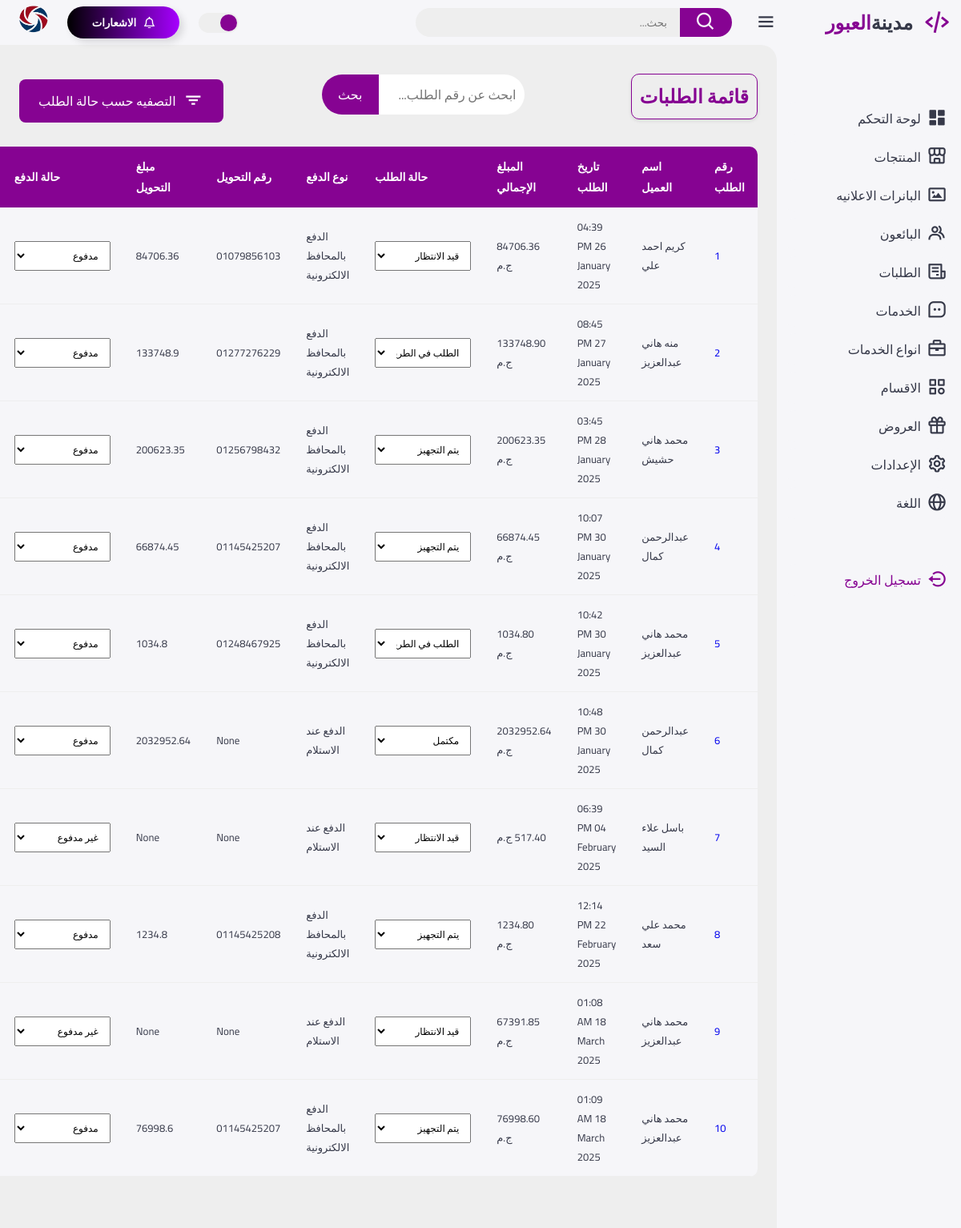
Page /Orders on the committed database.
### appobourcity/models.py (models this page shows, shortened)
class Order(db.Model):
    __tablename__ = 'orders'
    order_id = db.Column(db.Integer, primary_key=True)
    customer_name = db.Column(db.String(255), nullable=False)
    phone = db.Column(db.String(50), nullable=False)
    order_date = db.Column(db.DateTime, default=datetime.now)
    order_status = db.Column(db.String(50), default='pending')  # حالة الطلب
    total_amount = db.Column(db.Float, nullable=False)
    payment_method = db.Column(db.String(50), nullable=False)
    payment_status = db.Column(db.Boolean, default=False)  # حالة الدفع
    latitude = db.Column(db.Float, nullable=True)
    longitude = db.Column(db.Float, nullable=True)
    payment_price = db.Column(db.Float, nullable=False)
    payment_phone = db.Column(db.String(50), nullable=False)
    details = db.relationship('OrderDetail', backref='order', cascade='all, delete-orphan')

### appobourcity/routes.py (the view)
@app.route('/Orders')
def Orders():
    orders = Order.query.all()
    db.session.query(Order).filter(Order.payment_status == 1).update({Order.payment_price: Order.total_amount})
    db.session.commit()
    return render_template('Orders.html' , orders=orders)

### appobourcity/__init__.py (called while the page is built)
@app.before_request
def enable_foreign_keys():
    db.session.execute(text('PRAGMA foreign_keys = ON;'))

### appobourcity/templates/Orders.html (shortened to what this page needs)
<!DOCTYPE html>
<html lang="ar">
<head>
    <link href='https://unpkg.com/boxicons@2.1.4/css/boxicons.min.css' rel='stylesheet'>
    <link href="https://cdn.jsdelivr.net/npm/boxicons@latest/css/boxicons.min.css" rel="stylesheet">
    <link rel="stylesheet" href="static/css/style.css">
    <link rel="stylesheet" href="static/css/orders.css">
<body>
<div class="sidebar">
    <a href="dashboard.html" class="logo">
        <i class='bx bx-code-alt'></i>
        <div class="logo-name"><span>مدينة</span>العبور</div>
    </a>
    <ul class="side-menu">
        <li><a href="/dashboard"><i class='bx bxs-dashboard'></i>لوحة التحكم</a></li>
        <li><a href="/products"><i class='bx bx-store-alt'></i>المنتجات</a></li>
        <li><a href="/banner"><i class='bx bx-image'></i>البانرات الاعلانيه</a></li>
        <li><a href="/sellers"><i class='bx bx-group'></i>البائعون</a></li>
        <li><a href="/Orders"><i class='bx bx-receipt'></i>الطلبات</a></li>
        <li><a href="/services"><i class='bx bx-message-square-dots'></i>الخدمات</a></li>
        <li><a href="/Types_of_services"><i class="bx bx-briefcase"></i>انواع الخدمات</a></li>
        <li><a href="/category"><i class='bx bx-category'></i>الاقسام</a></li>
        <li><a href="/offers_admin"><i class='bx bx-gift'></i>العروض</a></li>
        <li><a href="/settings"><i class='bx bx-cog'></i>الإعدادات</a></li>
        <li><a href="#" id="language-toggle"><i class='bx bx-globe'></i>اللغة</a></li>
    </ul>
    <ul class="side-menu">
        <li>
            <a href="admin.html" class="logout">
                <i class='bx bx-log-out-circle'></i>
                تسجيل الخروج
            </a>
        </li>
    </ul>
</div>
    <div class="content">
        <nav>
            <i class='bx bx-menu'></i>
            <form action="#">
                <div class="form-input" style="direction: rtl; display: flex; align-items: center;">
                    <button class="search-btn" type="submit" style="margin-right: 5px;"><i class='bx bx-search'></i></button>
                    <input type="search" placeholder="بحث..." style="text-align: right;">
                </div>
            </form>
            <label for="theme-toggle" class="theme-toggle"></label>
<a href="/notifications">
    <button class="button">
        الاشعارات
    </button>
</a>
            <a href="settings.html" class="profile">
                <img src="images/logo.png" alt="الملف الشخصي">
            </a>
        </nav>
        <main class="orders-page">
            <div class="header">
                <h2>قائمة الطلبات</h2>
                <div class="search-box">
                    <input
                        type="text"
                        id="orderSearch"
                        class="search-input"
                        placeholder="ابحث عن رقم الطلب..."
                        onkeyup="filterOrdersByOrderNumber()">
                    <button id="searchOrderButton" class="search-button" onclick="filterOrdersByOrderNumber()">بحث</button>
                </div>
                <div class="dropdown">
                    <button class="dropdown-button">
                        <i class='bx bx-filter'></i> التصفيه حسب حالة الطلب
                    </button>
                </div>
            </div>
            <div class="product-list-box">
                <table class="orders-table" id="ordersTable">
                    <thead>
                        <tr>
                            <th>رقم الطلب</th>
                            <th>اسم العميل</th>
                            <th>تاريخ الطلب</th>
                            <th>المبلغ الإجمالي</th>
                            <th>حالة الطلب</th>
                            <th>نوع الدفع</th>
                            <th>رقم التحويل</th>
                            <th>مبلغ التحويل</th>
                            <th>حالة الدفع</th>
                        </tr>
                    </thead>
                    <tbody>
                        {% for orders in orders %}
                        <tr class="order-row" data-status="{{ orders.order_status }}">
                            <td><a href="{{ url_for('order_details_admin', order_id=orders.order_id) }}" class="order-link">{{ orders.order_id }}</a></td>
                            <td>{{ orders.customer_name }}</td>
                            <td>{{ orders.order_date.strftime('%I:%M %p %d %B %Y') }}</td>
                            <td>{{ "%.2f"|format(orders.total_amount) }} ج.م</td>
                            <td>
                                <div class="form-group">
                                    <select id="order-status-select-{{ orders.order_id }}"
                                            class="form-control small-select"
                                            onchange="updateOrderStatus({{ orders.order_id }}, this.value)">
                                        <option class="badge badge-pending" value="pending" {% if orders.order_status == 'pending' %}selected{% endif %}>قيد الانتظار</option>
                                        <option class="badge badge-approved" value="approved" {% if orders.order_status == 'approved' %}selected{% endif %}>مكتمل</option>
                                        <option class="badge badge-startpreper" value="startpreper" {% if orders.order_status == 'startpreper' %}selected{% endif %}>يتم التجهيز</option>
                                        <option class="badge badge-onroad" value="onroad" {% if orders.order_status == 'onroad' %}selected{% endif %}>الطلب في الطريق</option>
                                    </select>
                                </div>
                            </td>
                            <td>
                                {% if orders.payment_method == 'online' %}
                                    الدفع بالمحافظ الالكترونية
                                {% elif orders.payment_method == 'cod' %}
                                    الدفع عند الاستلام
                                {% endif %}
                            </td>
                            <td>{{ orders.payment_phone }}</td>
                            <td>{{ orders.payment_price }}</td>
                            <td>
                                <div class="form-group">
                                    <select id="payment-status-select-{{ orders.order_id }}"
                                            class="form-control small-select"
                                            onchange="updatePaymentStatus({{ orders.order_id }}, this.value)">
                                        <option class="badge badge-paid" value="paid" {% if orders.payment_status %}selected{% endif %}>مدفوع</option>
                                        <option class="badge badge-unpaid" value="unpaid" {% if not orders.payment_status %}selected{% endif %}>غير مدفوع</option>
                                    </select>
                                </div>
                            </td>
                        </tr>
                        {% endfor %}
                    </tbody>
                </table>
            </div>
        </main>
    </div>
</body>
</html>

### appobourcity/static/css/style.css (style rules this page uses)
:root { --light: #f6f6f9; --primary: #860392; --light-primary: #2E073F; --grey: #eee; --dark-grey: #860392; --dark: #363949; --danger: #860392; --light-danger: #FECDD3; --warning: #FBC02D; --light-warning: #FFF2C6; --success: #860392; --light-success: #a600ff; }
* { margin: 0; padding: 0; box-sizing: border-box; font-family: 'Cairo', sans-serif; }
.bx { font-size: 1.7rem; }
a { text-decoration: none; }
li { list-style: none; }
html { overflow-x: hidden; }
body { background: var(--grey); overflow-x: hidden; direction: rtl; }
.sidebar { position: fixed; top: 0; right: 0; background: var(--light); width: 230px; height: 100%; z-index: 2000; overflow-x: hidden; scrollbar-width: none; transition: all 0.3s ease; }
.sidebar .logo { font-size: 24px; font-weight: 700; height: 56px; display: flex; align-items: center; color: var(--primary); z-index: 500; padding-bottom: 20px; box-sizing: content-box; }
.sidebar .logo .logo-name span { color: var(--dark); }
.sidebar .logo .bx { min-width: 60px; display: flex; justify-content: center; font-size: 2.2rem; }
.sidebar .side-menu { width: 100%; margin-top: 48px; }
.sidebar .side-menu li { height: 48px; background: transparent; margin-right: 6px; border-radius: 48px 0 0 48px; padding: 4px; }
.sidebar .side-menu li a { width: 100%; height: 100%; background: var(--light); display: flex; align-items: center; border-radius: 48px; font-size: 16px; color: var(--dark); white-space: nowrap; overflow-x: hidden; transition: all 0.3s ease; }
.sidebar .side-menu li a .bx { min-width: calc(60px - ((4px + 6px) * 2)); display: flex; font-size: 1.6rem; justify-content: center; }
.sidebar .side-menu li a.logout { color: var(--danger); }
.content { position: relative; width: calc(100% - 230px); right: 230px; transition: all 0.3s ease; }
.content nav { height: 56px; background: var(--light); padding: 0 0 0 24px; display: flex; align-items: center; grid-gap: 24px; position: sticky; top: 0; right: 0; z-index: 1000; }
.content nav::before { content: ""; position: absolute; width: 40px; height: 40px; bottom: -40px; right: 0; border-radius: 50%; box-shadow: 20px -20px 0 var(--light); }
.content nav a { color: var(--dark); }
.content nav .bx.bx-menu { cursor: pointer; color: var(--dark); }
.content nav form { max-width: 400px; width: 100%; margin-left: auto; }
.content nav form .form-input { display: flex; align-items: center; height: 36px; }
.content nav form .form-input input { flex-grow: 1; padding: 0 16px; height: 100%; border: none; background: var(--grey); border-radius: 36px 0 0 36px; outline: none; width: 100%; color: var(--dark); }
.content nav form .form-input button { width: 80px; height: 100%; display: flex; justify-content: center; align-items: center; background: var(--primary); color: var(--light); font-size: 18px; border: none; outline: none; border-radius: 0 36px 36px 0; cursor: pointer; }
.content nav .profile img { width: 36px; height: 36px; object-fit: cover; border-radius: 50%; }
.content nav .theme-toggle { display: block; min-width: 50px; height: 25px; background: var(--grey); cursor: pointer; position: relative; border-radius: 25px; }
.content nav .theme-toggle::before { content: ""; position: absolute; top: 2px; right: 2px; bottom: 2px; width: calc(25px - 4px); background: var(--primary); border-radius: 50%; transition: all 0.3s ease; }
.content main { width: 100%; padding: 36px 24px; max-height: calc(100vh - 56px); }
.content main .header { display: flex; align-items: center; justify-content: space-between; grid-gap: 16px; flex-wrap: wrap; }
.button { width: 140px; height: 40px; display: flex; align-items: center; justify-content: center; gap: 10px; background: linear-gradient(to left,#a600ff,#000000); border-radius: 30px; color: rgb(255, 255, 255); font-weight: 600; border: none; position: relative; cursor: pointer; transition-duration: .2s; box-shadow: 5px 5px 10px rgba(0, 0, 0, 0.116); }
.bell { width: 13px; }
.theme-toggle { position: relative; display: inline-block; width: 50px; height: 28px; }

### appobourcity/templates/Orders.html (style rules this page uses)
.search-box { display: flex; align-items: center; margin-bottom: 15px; }
.search-input { padding: 10px; width: 100%; max-width: 400px; font-size: 16px; border: #ccc; border-radius: 0px 80px 80px 0px; margin-right: 10px; }
.search-button { padding: 10px 20px; background-color: #860392; color: white; border: none; border-radius: 80px 0px 0px 80px; cursor: pointer; font-size: 16px; }

### rows in the picture
Order: order_id "1", customer_name "كريم احمد علي", order_date "04:39 PM 26 January 2025", total_amount "84706.36", order_status+order_id "قيد الانتظار", payment_method "الدفع بالمحافظ الالكترونية", payment_phone "01079856103", payment_price "84706.36", payment_status+order_id "مدفوع"
Order: order_id "2", customer_name "منه هاني عبدالعزيز", order_date "08:45 PM 27 January 2025", total_amount "133748.90", order_status+order_id "الطلب في الطريق", payment_method "الدفع بالمحافظ الالكترونية", payment_phone "01277276229", payment_price "133748.9", payment_status+order_id "مدفوع"
Order: order_id "3", customer_name "محمد هاني حشيش", order_date "03:45 PM 28 January 2025", total_amount "200623.35", order_status+order_id "يتم التجهيز", payment_method "الدفع بالمحافظ الالكترونية", payment_phone "01256798432", payment_price "200623.35", payment_status+order_id "مدفوع"
Order: order_id "4", customer_name "عبدالرحمن كمال", order_date "10:07 PM 30 January 2025", total_amount "66874.45", order_status+order_id "يتم التجهيز", payment_method "الدفع بالمحافظ الالكترونية", payment_phone "01145425207", payment_price "66874.45", payment_status+order_id "مدفوع"
Order: order_id "5", customer_name "محمد هاني عبدالعزيز", order_date "10:42 PM 30 January 2025", total_amount "1034.80", order_status+order_id "الطلب في الطريق", payment_method "الدفع بالمحافظ الالكترونية", payment_phone "01248467925", payment_price "1034.8", payment_status+order_id "مدفوع"
Order: order_id "6", customer_name "عبدالرحمن كمال", order_date "10:48 PM 30 January 2025", total_amount "2032952.64", order_status+order_id "مكتمل", payment_method "الدفع عند الاستلام", payment_phone "None", payment_price "2032952.64", payment_status+order_id "مدفوع"
Order: order_id "7", customer_name "باسل علاء السيد", order_date "06:39 PM 04 February 2025", total_amount "517.40", order_status+order_id "قيد الانتظار", payment_method "الدفع عند الاستلام", payment_phone "None", payment_price "None", payment_status+order_id "غير مدفوع"
Order: order_id "8", customer_name "محمد علي سعد", order_date "12:14 PM 22 February 2025", total_amount "1234.80", order_status+order_id "يتم التجهيز", payment_method "الدفع بالمحافظ الالكترونية", payment_phone "01145425208", payment_price "1234.8", payment_status+order_id "مدفوع"
Order: order_id "9", customer_name "محمد هاني عبدالعزيز", order_date "01:08 AM 18 March 2025", total_amount "67391.85", order_status+order_id "قيد الانتظار", payment_method "الدفع عند الاستلام", payment_phone "None", payment_price "None", payment_status+order_id "غير مدفوع"
Order: order_id "10", customer_name "محمد هاني عبدالعزيز", order_date "01:09 AM 18 March 2025", total_amount "76998.60", order_status+order_id "يتم التجهيز", payment_method "الدفع بالمحافظ الالكترونية", payment_phone "01145425207", payment_price "76998.6", payment_status+order_id "مدفوع"
